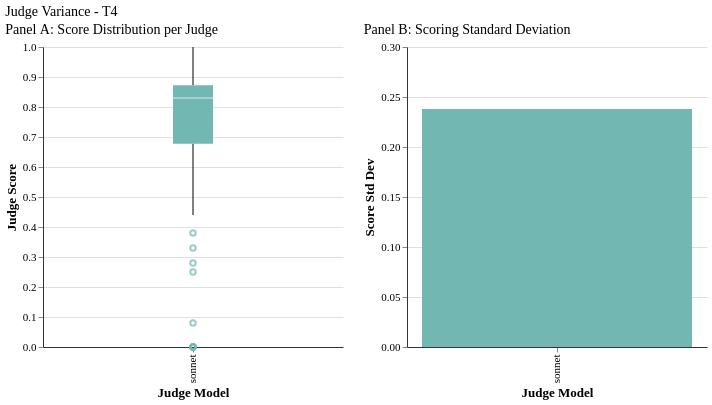

Specify this chart in Vega-Lite:
### Vega-Lite specification from a JSON file in a GitHub repository (floating-point values rounded to 4 significant figures)
{"config": {"font": "serif", "axis": {"labelFontSize": 11, "titleFontSize": 13, "gridColor": "#e0e0e0", "domainColor": "#333333"}, "legend": {"labelFontSize": 11, "titleFontSize": 12}, "title": {"fontSize": 14, "anchor": "start", "fontWeight": "normal"}, "view": {"stroke": null, "continuousWidth": 400, "continuousHeight": 300}, "mark": {"tooltip": true}}, "hconcat": [{"data": {"name": "data-7b4388b5a10c900141fd192299c35005"}, "mark": {"type": "boxplot", "size": 40}, "encoding": {"color": {"field": "judge_display", "legend": null, "scale": {"domain": ["sonnet"], "range": ["#72B7B2"]}, "title": "Judge", "type": "nominal"}, "x": {"field": "judge_display", "sort": ["sonnet"], "title": "Judge Model", "type": "nominal"}, "y": {"field": "judge_score", "scale": {"domain": [0.0, 1.0]}, "title": "Judge Score", "type": "quantitative"}}, "title": "Panel A: Score Distribution per Judge", "width": 300}, {"data": {"name": "data-63e97d424ae6b4ce1e8bdbc20337c0f1"}, "mark": {"type": "bar"}, "encoding": {"color": {"field": "judge_display", "legend": null, "scale": {"domain": ["sonnet"], "range": ["#72B7B2"]}, "type": "nominal"}, "tooltip": [{"field": "judge_display", "title": "Judge", "type": "nominal"}, {"field": "score_std", "format": ".3f", "title": "Std Dev", "type": "quantitative"}], "x": {"field": "judge_display", "sort": ["sonnet"], "title": "Judge Model", "type": "nominal"}, "y": {"field": "score_std", "scale": {"domain": [0, 0.3]}, "title": "Score Std Dev", "type": "quantitative"}}, "title": "Panel B: Scoring Standard Deviation", "width": 300}], "title": "Judge Variance - T4", "$schema": "https://vega.github.io/schema/vega-lite/v6.1.0.json", "datasets": {"data-7b4388b5a10c900141fd192299c35005": [{"tier": "T4", "judge_model": "sonnet", "judge_score": 0.82, "judge_display": "sonnet"}, {"tier": "T4", "judge_model": "sonnet", "judge_score": 0.848, "judge_display": "sonnet"}, {"tier": "T4", "judge_model": "sonnet", "judge_score": 0.81, "judge_display": "sonnet"}, {"tier": "T4", "judge_model": "sonnet", "judge_score": 0.831, "judge_display": "sonnet"}, {"tier": "T4", "judge_model": "sonnet", "judge_score": 0.67, "judge_display": "sonnet"}, {"tier": "T4", "judge_model": "sonnet", "judge_score": 0.74, "judge_display": "sonnet"}, {"tier": "T4", "judge_model": "sonnet", "judge_score": 0.87, "judge_display": "sonnet"}, {"tier": "T4", "judge_model": "sonnet", "judge_score": 0.77, "judge_display": "sonnet"}, {"tier": "T4", "judge_model": "sonnet", "judge_score": 0.766, "judge_display": "sonnet"}, {"tier": "T4", "judge_model": "sonnet", "judge_score": 0.847, "judge_display": "sonnet"}, {"tier": "T4", "judge_model": "sonnet", "judge_score": 0.0, "judge_display": "sonnet"}, {"tier": "T4", "judge_model": "sonnet", "judge_score": 0.74, "judge_display": "sonnet"}, {"tier": "T4", "judge_model": "sonnet", "judge_score": 0.8, "judge_display": "sonnet"}, {"tier": "T4", "judge_model": "sonnet", "judge_score": 0.7, "judge_display": "sonnet"}, {"tier": "T4", "judge_model": "sonnet", "judge_score": 0.0, "judge_display": "sonnet"}, {"tier": "T4", "judge_model": "sonnet", "judge_score": 0.82, "judge_display": "sonnet"}, {"tier": "T4", "judge_model": "sonnet", "judge_score": 0.88, "judge_display": "sonnet"}, {"tier": "T4", "judge_model": "sonnet", "judge_score": 0.38, "judge_display": "sonnet"}, {"tier": "T4", "judge_model": "sonnet", "judge_score": 1.0, "judge_display": "sonnet"}, {"tier": "T4", "judge_model": "sonnet", "judge_score": 1.0, "judge_display": "sonnet"}, {"tier": "T4", "judge_model": "sonnet", "judge_score": 1.0, "judge_display": "sonnet"}, {"tier": "T4", "judge_model": "sonnet", "judge_score": 0.0, "judge_display": "sonnet"}, {"tier": "T4", "judge_model": "sonnet", "judge_score": 1.0, "judge_display": "sonnet"}, {"tier": "T4", "judge_model": "sonnet", "judge_score": 0.833, "judge_display": "sonnet"}, {"tier": "T4", "judge_model": "sonnet", "judge_score": 0.5, "judge_display": "sonnet"}, {"tier": "T4", "judge_model": "sonnet", "judge_score": 0.83, "judge_display": "sonnet"}, {"tier": "T4", "judge_model": "sonnet", "judge_score": 0.83, "judge_display": "sonnet"}, {"tier": "T4", "judge_model": "sonnet", "judge_score": 0.83, "judge_display": "sonnet"}, {"tier": "T4", "judge_model": "sonnet", "judge_score": 0.83, "judge_display": "sonnet"}, {"tier": "T4", "judge_model": "sonnet", "judge_score": 0.83, "judge_display": "sonnet"}, {"tier": "T4", "judge_model": "sonnet", "judge_score": 0.83, "judge_display": "sonnet"}, {"tier": "T4", "judge_model": "sonnet", "judge_score": 1.0, "judge_display": "sonnet"}, {"tier": "T4", "judge_model": "sonnet", "judge_score": 1.0, "judge_display": "sonnet"}, {"tier": "T4", "judge_model": "sonnet", "judge_score": 0.83, "judge_display": "sonnet"}, {"tier": "T4", "judge_model": "sonnet", "judge_score": 0.5, "judge_display": "sonnet"}, {"tier": "T4", "judge_model": "sonnet", "judge_score": 0.67, "judge_display": "sonnet"}, {"tier": "T4", "judge_model": "sonnet", "judge_score": 0.5, "judge_display": "sonnet"}, {"tier": "T4", "judge_model": "sonnet", "judge_score": 0.667, "judge_display": "sonnet"}, {"tier": "T4", "judge_model": "sonnet", "judge_score": 1.0, "judge_display": "sonnet"}, {"tier": "T4", "judge_model": "sonnet", "judge_score": 0.67, "judge_display": "sonnet"}, {"tier": "T4", "judge_model": "sonnet", "judge_score": 0.83, "judge_display": "sonnet"}, {"tier": "T4", "judge_model": "sonnet", "judge_score": 0.833, "judge_display": "sonnet"}, {"tier": "T4", "judge_model": "sonnet", "judge_score": 0.83, "judge_display": "sonnet"}, {"tier": "T4", "judge_model": "sonnet", "judge_score": 1.0, "judge_display": "sonnet"}, {"tier": "T4", "judge_model": "sonnet", "judge_score": 0.83, "judge_display": "sonnet"}, {"tier": "T4", "judge_model": "sonnet", "judge_score": 1.0, "judge_display": "sonnet"}, {"tier": "T4", "judge_model": "sonnet", "judge_score": 0.83, "judge_display": "sonnet"}, {"tier": "T4", "judge_model": "sonnet", "judge_score": 0.67, "judge_display": "sonnet"}, {"tier": "T4", "judge_model": "sonnet", "judge_score": 0.89, "judge_display": "sonnet"}, {"tier": "T4", "judge_model": "sonnet", "judge_score": 0.833, "judge_display": "sonnet"}, {"tier": "T4", "judge_model": "sonnet", "judge_score": 0.33, "judge_display": "sonnet"}, {"tier": "T4", "judge_model": "sonnet", "judge_score": 0.0, "judge_display": "sonnet"}, {"tier": "T4", "judge_model": "sonnet", "judge_score": 0.83, "judge_display": "sonnet"}, {"tier": "T4", "judge_model": "sonnet", "judge_score": 0.83, "judge_display": "sonnet"}, {"tier": "T4", "judge_model": "sonnet", "judge_score": 0.83, "judge_display": "sonnet"}, {"tier": "T4", "judge_model": "sonnet", "judge_score": 0.67, "judge_display": "sonnet"}, {"tier": "T4", "judge_model": "sonnet", "judge_score": 0.67, "judge_display": "sonnet"}, {"tier": "T4", "judge_model": "sonnet", "judge_score": 0.67, "judge_display": "sonnet"}, {"tier": "T4", "judge_model": "sonnet", "judge_score": 0.83, "judge_display": "sonnet"}, {"tier": "T4", "judge_model": "sonnet", "judge_score": 1.0, "judge_display": "sonnet"}, {"tier": "T4", "judge_model": "sonnet", "judge_score": 0.44, "judge_display": "sonnet"}, {"tier": "T4", "judge_model": "sonnet", "judge_score": 1.0, "judge_display": "sonnet"}, {"tier": "T4", "judge_model": "sonnet", "judge_score": 1.0, "judge_display": "sonnet"}, {"tier": "T4", "judge_model": "sonnet", "judge_score": 0.0, "judge_display": "sonnet"}, {"tier": "T4", "judge_model": "sonnet", "judge_score": 1.0, "judge_display": "sonnet"}, {"tier": "T4", "judge_model": "sonnet", "judge_score": 0.44, "judge_display": "sonnet"}, {"tier": "T4", "judge_model": "sonnet", "judge_score": 1.0, "judge_display": "sonnet"}, {"tier": "T4", "judge_model": "sonnet", "judge_score": 1.0, "judge_display": "sonnet"}, {"tier": "T4", "judge_model": "sonnet", "judge_score": 0.83, "judge_display": "sonnet"}, {"tier": "T4", "judge_model": "sonnet", "judge_score": 0.83, "judge_display": "sonnet"}, {"tier": "T4", "judge_model": "sonnet", "judge_score": 0.833, "judge_display": "sonnet"}, {"tier": "T4", "judge_model": "sonnet", "judge_score": 1.0, "judge_display": "sonnet"}, {"tier": "T4", "judge_model": "sonnet", "judge_score": 1.0, "judge_display": "sonnet"}, {"tier": "T4", "judge_model": "sonnet", "judge_score": 0.67, "judge_display": "sonnet"}, {"tier": "T4", "judge_model": "sonnet", "judge_score": 0.83, "judge_display": "sonnet"}, {"tier": "T4", "judge_model": "sonnet", "judge_score": 0.83, "judge_display": "sonnet"}, {"tier": "T4", "judge_model": "sonnet", "judge_score": 0.83, "judge_display": "sonnet"}, {"tier": "T4", "judge_model": "sonnet", "judge_score": 0.83, "judge_display": "sonnet"}, {"tier": "T4", "judge_model": "sonnet", "judge_score": 1.0, "judge_display": "sonnet"}, {"tier": "T4", "judge_model": "sonnet", "judge_score": 1.0, "judge_display": "sonnet"}, {"tier": "T4", "judge_model": "sonnet", "judge_score": 0.83, "judge_display": "sonnet"}, {"tier": "T4", "judge_model": "sonnet", "judge_score": 1.0, "judge_display": "sonnet"}, {"tier": "T4", "judge_model": "sonnet", "judge_score": 0.83, "judge_display": "sonnet"}, {"tier": "T4", "judge_model": "sonnet", "judge_score": 1.0, "judge_display": "sonnet"}, {"tier": "T4", "judge_model": "sonnet", "judge_score": 0.83, "judge_display": "sonnet"}, {"tier": "T4", "judge_model": "sonnet", "judge_score": 1.0, "judge_display": "sonnet"}, {"tier": "T4", "judge_model": "sonnet", "judge_score": 1.0, "judge_display": "sonnet"}, {"tier": "T4", "judge_model": "sonnet", "judge_score": 1.0, "judge_display": "sonnet"}, {"tier": "T4", "judge_model": "sonnet", "judge_score": 1.0, "judge_display": "sonnet"}, {"tier": "T4", "judge_model": "sonnet", "judge_score": 1.0, "judge_display": "sonnet"}, {"tier": "T4", "judge_model": "sonnet", "judge_score": 0.72, "judge_display": "sonnet"}, {"tier": "T4", "judge_model": "sonnet", "judge_score": 0.82, "judge_display": "sonnet"}, {"tier": "T4", "judge_model": "sonnet", "judge_score": 0.82, "judge_display": "sonnet"}, {"tier": "T4", "judge_model": "sonnet", "judge_score": 0.91, "judge_display": "sonnet"}, {"tier": "T4", "judge_model": "sonnet", "judge_score": 0.72, "judge_display": "sonnet"}, {"tier": "T4", "judge_model": "sonnet", "judge_score": 0.82, "judge_display": "sonnet"}, {"tier": "T4", "judge_model": "sonnet", "judge_score": 0.52, "judge_display": "sonnet"}, {"tier": "T4", "judge_model": "sonnet", "judge_score": 0.88, "judge_display": "sonnet"}, {"tier": "T4", "judge_model": "sonnet", "judge_score": 0.72, "judge_display": "sonnet"}, {"tier": "T4", "judge_model": "sonnet", "judge_score": 0.82, "judge_display": "sonnet"}, {"tier": "T4", "judge_model": "sonnet", "judge_score": 0.25, "judge_display": "sonnet"}, {"tier": "T4", "judge_model": "sonnet", "judge_score": 0.83, "judge_display": "sonnet"}, {"tier": "T4", "judge_model": "sonnet", "judge_score": 0.52, "judge_display": "sonnet"}, {"tier": "T4", "judge_model": "sonnet", "judge_score": 0.68, "judge_display": "sonnet"}, {"tier": "T4", "judge_model": "sonnet", "judge_score": 0.74, "judge_display": "sonnet"}, {"tier": "T4", "judge_model": "sonnet", "judge_score": 0.08, "judge_display": "sonnet"}, {"tier": "T4", "judge_model": "sonnet", "judge_score": 0.87, "judge_display": "sonnet"}, {"tier": "T4", "judge_model": "sonnet", "judge_score": 0.62, "judge_display": "sonnet"}, {"tier": "T4", "judge_model": "sonnet", "judge_score": 0.72, "judge_display": "sonnet"}, {"tier": "T4", "judge_model": "sonnet", "judge_score": 0.82, "judge_display": "sonnet"}, {"tier": "T4", "judge_model": "sonnet", "judge_score": 0.75, "judge_display": "sonnet"}, {"tier": "T4", "judge_model": "sonnet", "judge_score": 0.55, "judge_display": "sonnet"}, {"tier": "T4", "judge_model": "sonnet", "judge_score": 0.28, "judge_display": "sonnet"}, {"tier": "T4", "judge_model": "sonnet", "judge_score": 0.72, "judge_display": "sonnet"}, {"tier": "T4", "judge_model": "sonnet", "judge_score": 0.52, "judge_display": "sonnet"}, {"tier": "T4", "judge_model": "sonnet", "judge_score": 0.57, "judge_display": "sonnet"}, {"tier": "T4", "judge_model": "sonnet", "judge_score": 0.82, "judge_display": "sonnet"}, {"tier": "T4", "judge_model": "sonnet", "judge_score": 0.82, "judge_display": "sonnet"}, {"tier": "T4", "judge_model": "sonnet", "judge_score": 0.83, "judge_display": "sonnet"}, {"tier": "T4", "judge_model": "sonnet", "judge_score": 0.72, "judge_display": "sonnet"}], "data-63e97d424ae6b4ce1e8bdbc20337c0f1": [{"judge_display": "sonnet", "score_std": 0.238}]}}
